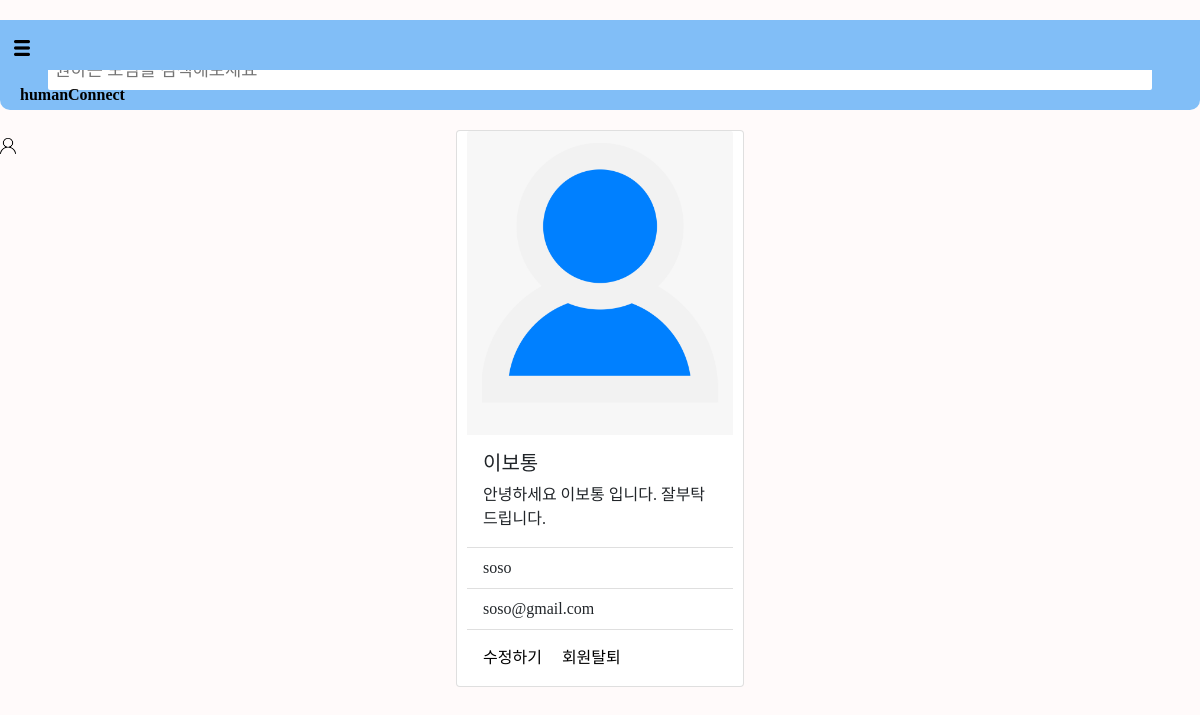
Screenshot of /account/mypage/ (signed in) with the database file from the repository.
### account/models.py (models this page shows)
class CustomUser(AbstractUser):
    nickname = models.CharField(max_length=100)
    body = models.TextField()
    email = models.EmailField()

### account/views.py (the view)
# urls.py: path('mypage/', mypage, name="mypage"),
def mypage(request):
    Hobbys = Hobby.objects.all()
    return render(request, 'mypage.html', {'Hobbys': Hobbys})

### account/templates/mypage.html (shortened to what this page needs)
{% extends 'base.html' %}
{% block contents %}
{% load static %}
<head>
</head>
{% if user.is_authenticated %}
    <div class="card container" style="width: 18rem;">
        {% load static %}
        <img src="{% static 'profile.png' %}" class="card-img-top" alt="...">
        <div class="card-body">
          <h5 class="card-title">{{user.nickname}}</h5>
          <p class="card-text">{{user.body}}</p>
        </div>
        <ul class="list-group list-group-flush">
          <li class="list-group-item">{{user.username}}</li>
          <li class="list-group-item">{{user.email}}</li>
        </ul>
        <div class="card-body">
          <a href="#" class="card-link">수정하기</a>
          <a href="#" class="card-link">회원탈퇴</a>
        </div>
    </div>
{% endif %}
{% endblock %}

### humanproject/static/main.css (style rules this page uses)
html, body { margin: 0; padding: 0; height: 100%; background-color: snow; }
.container { display: flex; flex-direction: row; box-sizing: border-box; width: 100%; padding-left: 10px; padding-right: 10px; }
a { text-decoration:none; color:black; }

### humanproject/templates/base.html (style rules this page uses)
body { font-family:'나눔고딕'; }

### account/templates/mypage.html (style rules this page uses)
.container { display:block; margin:20px auto; }

### rows the page displays
CustomUser: nickname "이보통", body "안녕하세요 이보통 입니다. 잘부탁드립니다.", username "soso", email "soso@gmail.com"
